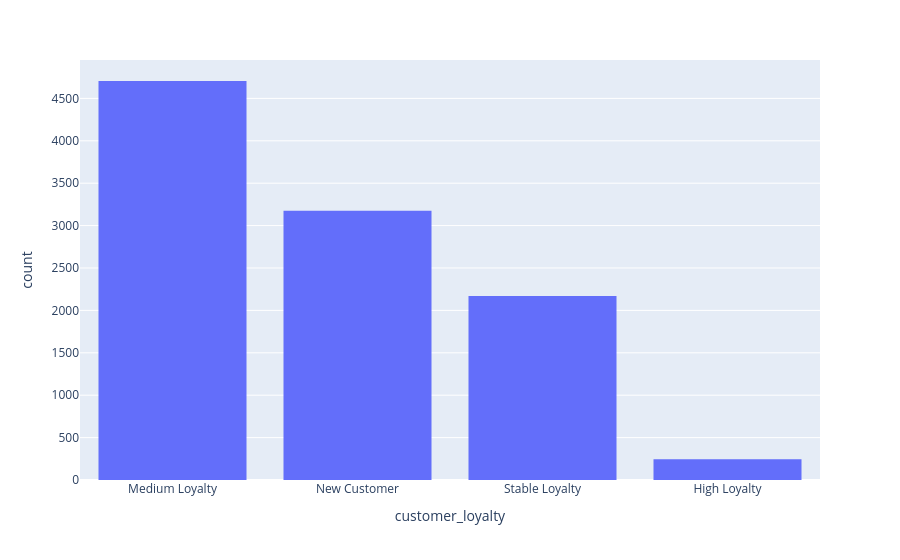

Notebook cell for this chart:
### Code cell
px.histogram(data_frame= df, x= 'customer_loyalty').update_xaxes(categoryorder = 'max descending')

### Figure 1 — Plotly figure (JSON) as saved in the notebook; plotly's stock layout.template omitted (floating-point values rounded to 4 significant figures; data arrays with more than 128 entries replaced by an {"elided": "..."} marker saying what was removed)
{"data": [{"alignmentgroup": "True", "bingroup": "x", "hovertemplate": "customer_loyalty=%{x}<br>count=%{y}<extra></extra>", "legendgroup": "", "marker": {"color": "#636efa", "pattern": {"shape": ""}}, "name": "", "offsetgroup": "", "orientation": "v", "showlegend": false, "type": "histogram", "x": {"elided": "10294 str values"}, "xaxis": "x", "yaxis": "y"}], "layout": {"barmode": "relative", "legend": {"tracegroupgap": 0}, "margin": {"t": 60}, "xaxis": {"anchor": "y", "categoryorder": "max descending", "domain": [0, 1], "title": {"text": "customer_loyalty"}}, "yaxis": {"anchor": "x", "domain": [0, 1], "title": {"text": "count"}}}}
